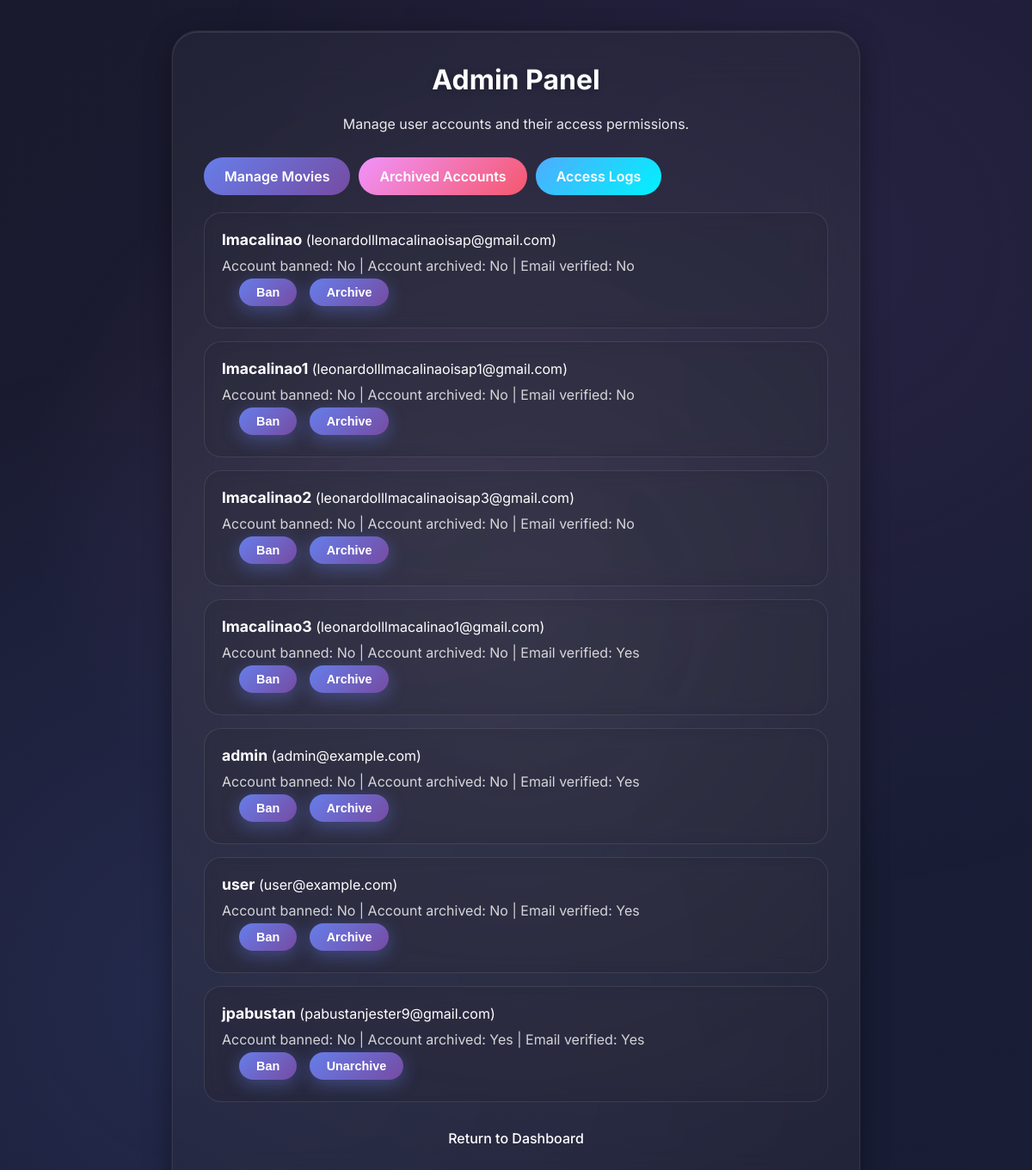
The page /admin.php (signed in) on the database its author committed.
### tables this page shows
CREATE TABLE users (id INTEGER PRIMARY KEY AUTOINCREMENT, username TEXT UNIQUE, password TEXT, email TEXT UNIQUE, recovery_email TEXT, role TEXT DEFAULT 'user', locked INTEGER DEFAULT 0, banned INTEGER DEFAULT 0, verified INTEGER DEFAULT 0, archived INTEGER DEFAULT 0);

### public/admin.php (the view, shortened to what this page needs)
<?php
require '../app/db.php';
$users = $db->query('SELECT id,username,email,role,banned,archived,verified FROM users')->fetchAll(PDO::FETCH_ASSOC);
?>
<!doctype html>
<html>
<head>
  <link rel="stylesheet" href="style.css">
</head>
<body>
<div class="box" style="max-width: 800px;">
  <h2>Admin Panel</h2>
  <p>Manage user accounts and their access permissions.</p>
  <div style="margin-bottom: 20px; display: flex; gap: 10px; flex-wrap: wrap;">
    <a href="manage_movies.php" style="display: inline-block; padding: 12px 24px; background: linear-gradient(135deg, #667eea 0%, #764ba2 100%); color: white; border-radius: 25px; text-decoration: none; font-weight: 600;">Manage Movies</a>
    <a href="archived_accounts.php" style="display: inline-block; padding: 12px 24px; background: linear-gradient(135deg, #f093fb 0%, #f5576c 100%); color: white; border-radius: 25px; text-decoration: none; font-weight: 600;">Archived Accounts</a>
    <a href="access_logs.php" style="display: inline-block; padding: 12px 24px; background: linear-gradient(135deg, #4facfe 0%, #00f2fe 100%); color: white; border-radius: 25px; text-decoration: none; font-weight: 600;">Access Logs</a>
  </div>
  <?php foreach($users as $u): ?>
    <div class="user">
      <strong><?php echo htmlspecialchars($u['username']); ?></strong> (<?php echo htmlspecialchars($u['email']); ?>)
      <div style="margin-top: 10px; opacity: 0.8;">Account banned: <?php echo $u['banned']? 'Yes':'No'; ?> | Account archived: <?php echo $u['archived']? 'Yes':'No'; ?> | Email verified: <?php echo $u['verified']? 'Yes':'No'; ?></div>
      <form method="post" style="display:inline; margin-top: 10px;">
        <button name="action" value="<?php echo $u['banned']? 'unban':'ban'; ?>"><?php echo $u['banned']? 'Unban':'Ban'; ?></button>
        <button name="action" value="<?php echo $u['archived']? 'unarchive':'archive'; ?>"><?php echo $u['archived']? 'Unarchive':'Archive'; ?></button>
      </form>
    </div>
  <?php endforeach; ?>
  <p style="text-align: center; margin-top: 30px;"><a href="index.php">Return to Dashboard</a></p>
</div>
</body>
</html>

### public/style.css (style rules this page uses)
* { margin: 0; padding: 0; box-sizing: border-box; }
body { font-family: 'Inter', -apple-system, BlinkMacSystemFont, 'Segoe UI', sans-serif; background: linear-gradient(135deg, #1a1a2e 0%, #16213e 50%, #0f3460 100%); background-size: 400% 400%; animation: gradientShift 15s ease infinite; min-height: 100vh; color: #ffffff; overflow-x: hidden; }
body::before { content: ''; position: fixed; top: 0; left: 0; width: 100%; height: 100%; background: radial-gradient(circle at 20% 80%, rgba(102, 126, 234, 0.15) 0%, transparent 50%), radial-gradient(circle at 80% 20%, rgba(118, 75, 162, 0.15) 0%, transparent 50%), radial-gradient(circle at 40% 40%, rgba(240, 147, 251, 0.1) 0%, transparent 40%); pointer-events: none; z-index: 0; }
.box { background: rgba(30, 30, 50, 0.5); backdrop-filter: blur(30px); -webkit-backdrop-filter: blur(30px); border: 1px solid rgba(255, 255, 255, 0.1); border-radius: 30px; padding: 40px; max-width: 500px; margin: 40px auto; box-shadow: 0 8px 32px rgba(0, 0, 0, 0.4), inset 0 1px 0 rgba(255, 255, 255, 0.1), 0 0 0 1px rgba(255, 255, 255, 0.05); position: relative; overflow: hidden; z-index: 1; }
.box::before { content: ''; position: absolute; top: -50%; left: -50%; width: 200%; height: 200%; background: radial-gradient(circle, rgba(255, 255, 255, 0.1) 0%, transparent 70%); animation: waterDrop 8s ease-in-out infinite; pointer-events: none; z-index: 0; }
.box h2 { color: white; font-weight: 700; font-size: 2rem; margin-bottom: 20px; text-shadow: 0 2px 10px rgba(0, 0, 0, 0.2); text-align: center; position: relative; z-index: 1; }
.box p { color: rgba(255, 255, 255, 0.9); margin-bottom: 25px; line-height: 1.6; text-align: center; position: relative; z-index: 1; }
.box a { color: white; text-decoration: none; font-weight: 500; transition: all 0.3s ease; position: relative; z-index: 1; }
button { width: 100%; padding: 15px 30px; margin: 20px 0; border: none; border-radius: 25px; background: linear-gradient(135deg, #667eea 0%, #764ba2 100%); color: white; font-size: 1rem; font-weight: 600; cursor: pointer; transition: all 0.3s ease; box-shadow: 0 5px 20px rgba(102, 126, 234, 0.4); position: relative; overflow: hidden; z-index: 2; }
button::before { content: ''; position: absolute; top: 50%; left: 50%; width: 0; height: 0; background: rgba(255, 255, 255, 0.3); border-radius: 50%; transform: translate(-50%, -50%); transition: all 0.5s ease; }
.user { background: rgba(30, 30, 50, 0.3); backdrop-filter: blur(10px); border: 1px solid rgba(255, 255, 255, 0.1); border-radius: 20px; padding: 20px; margin-bottom: 15px; color: white; transition: all 0.3s ease; }
.user strong { color: white; font-size: 1.1rem; }
.user form { display: inline; margin-left: 15px; }
.user button { width: auto; padding: 8px 20px; margin: 5px; font-size: 0.9rem; }
.box { max-width: min(500px, calc(100vw - 2rem)); padding: clamp(1.5rem, 3vw, 2.5rem); margin: clamp(1.25rem, 3vw, 2.5rem) auto; }

### rows shown on the page
users: username "lmacalinao", email "leonardolllmacalinaoisap@gmail.com", banned "No", archived "No", verified "No"
users: username "lmacalinao1", email "leonardolllmacalinaoisap1@gmail.com", banned "No", archived "No", verified "No"
users: username "lmacalinao2", email "leonardolllmacalinaoisap3@gmail.com", banned "No", archived "No", verified "No"
users: username "lmacalinao3", email "leonardolllmacalinao1@gmail.com", banned "No", archived "No", verified "Yes"
users: username "admin", email "admin@example.com", banned "No", archived "No", verified "Yes"
users: username "user", email "user@example.com", banned "No", archived "No", verified "Yes"
users: username "jpabustan", email "pabustanjester9@gmail.com", banned "No", archived "Yes", verified "Yes"
